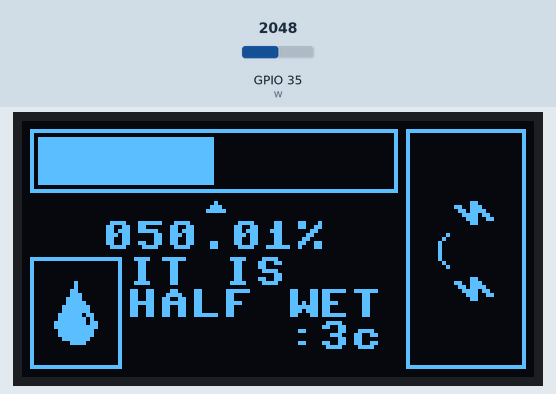
Bench run of a program on a simulated ESP32 board running MicroPython. Parts: 128×64 one-colour display. The test bench sets the inputs (shaded band); at power-on: GPIO 35 (w) = 2048 (analog values on the 0–4095 scale). What the program prints to the serial console is not drawn.

Above: at 1.2 s.
1.3 s: GPIO 35 (w) set to 1228
At 2.3 s:
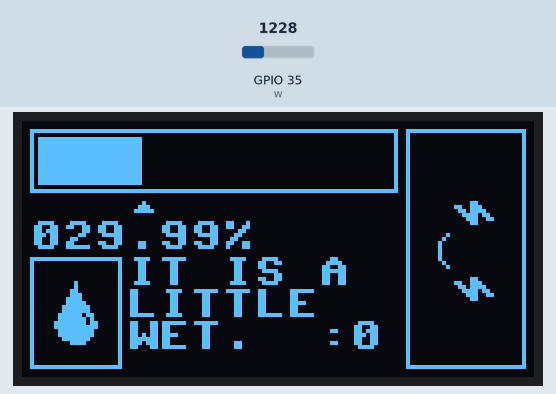
2.8 s: GPIO 35 (w) set to 659
At 4.0 s:
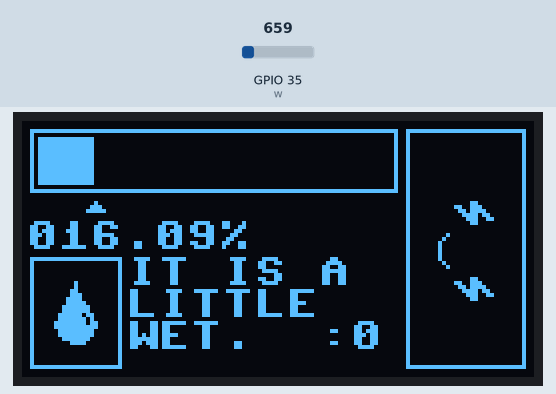
4.3 s: GPIO 35 (w) set to 588
At 5.5 s:
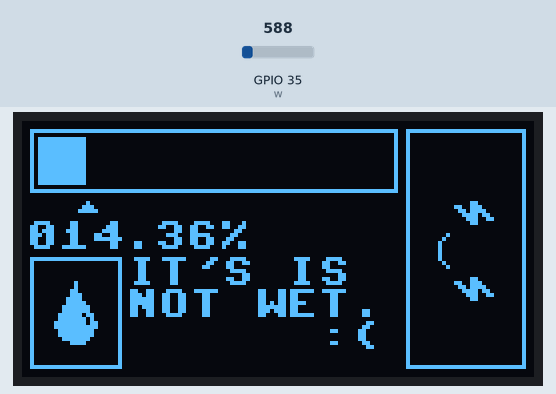
5.8 s: GPIO 35 (w) set to 3225
At 7.0 s:
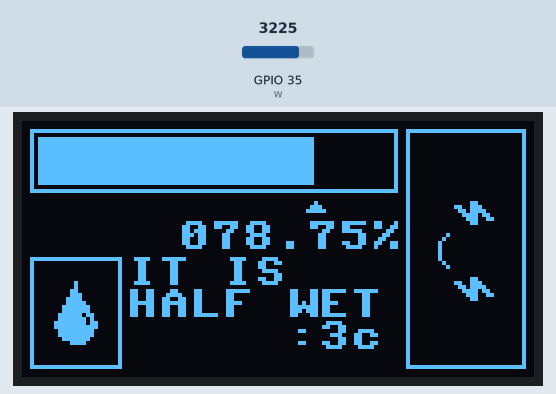
7.3 s: GPIO 35 (w) set to 3335
At 7.6 s:
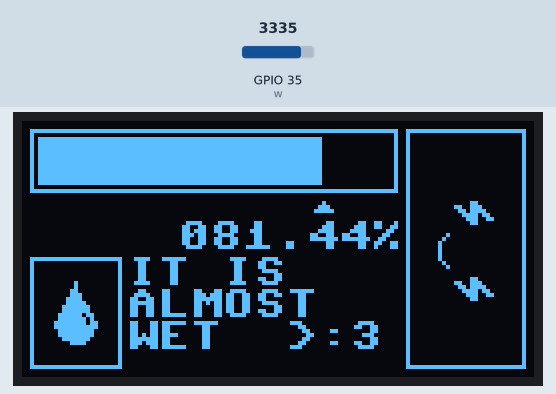
8.8 s: GPIO 35 (w) set to 3713
At 9.4 s:
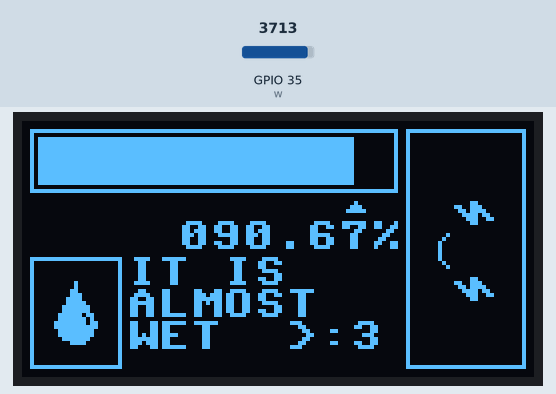
10.3 s: GPIO 35 (w) set to 3841
Timing chart, 0 to 12.8 s (numbered marks = the images above; inputs shaded):
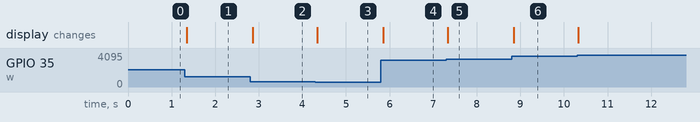

The program:

main.py
```python
from machine import Pin, ADC
from time import sleep
from machine import Pin, SoftI2C
import ssd1306
import framebuf
from time import sleep

# Initialize the I2C and SSD1306 display
i2c = SoftI2C(sda=Pin(21), scl=Pin(22))
display = ssd1306.SSD1306_I2C(128, 64, i2c)
oled_width = 128
oled_height = 64
w = ADC(Pin(35))
w.atten(ADC.ATTN_11DB)

image_water = bytearray([0x04,0x00,0x04,0x00,0x0c,0x00,0x0e,0x00,0x1e,0x00,0x1f,0x00,0x3f,0x80,0x3f,0x80,0x7e,0xc0,0x7f,0x40,0xff,0x60,0xff,0xe0,0x7f,0xc0,0x7f,0xc0,0x3f,0x80,0x0f,0x00])
image_arrow = bytearray([0x20,0x70,0xf8])
image_face = bytearray([0x00,0x00,0x00,0x00,0x00,0xc0,0x0c,0xe0,0x06,0xf0,0x03,0xd8,0x01,0xcc,0x00,0xc0,0x00,0x00,0x00,0x00,0x20,0x00,0x40,0x00,0x80,0x00,0x80,0x00,0x80,0x00,0x80,0x00,0x80,0x00,0x40,0x00,0x20,0x00,0x00,0x00,0x00,0x00,0x00,0xc0,0x0c,0xe0,0x06,0xf0,0x03,0xd8,0x01,0xcc,0x00,0xc0,0x00,0x00,0x00,0x00])

water = framebuf.FrameBuffer(image_water, 11, 16, framebuf.MONO_HLSB)
arrow = framebuf.FrameBuffer(image_arrow, 5, 3, framebuf.MONO_HLSB)
face = framebuf.FrameBuffer(image_face, 14, 29, framebuf.MONO_HLSB)

display.blit(water, 8, 40)
display.blit(face, 104, 18)
display.blit(arrow, 2, 20)
display.text(f'001%', 1, 25, 1)
display.text('IT IS SO', 26, 34, 1)
display.text('FUCKING ', 26, 42, 1)
display.text('WET', 26, 50, 1)
display.rect(2, 2, 92, 16, 1)
display.fill_rect(4, 4, 88, 12, 1)
display.rect(96, 2, 30, 60, 1)
display.rect(2, 34, 23, 28, 1)
display.show()

while True:
    x = w.read()
    x = x/4095*100
    display.fill_rect(26, 34, 63, 24, 0)
    if x >= 92 :
        print(f"{x} SHIT IT IS SO FUCKING WET")
        display.text('IT IS SO', 26, 34, 1)
        display.text('FUCKING ', 26, 42, 1)
        display.text('WET >:3c', 26, 50, 1)
    elif x >= 80 :
        print(f"{x} ITS ALMOST WET")
        display.text('IT IS   ', 26, 34, 1)
        display.text('ALMOST  ', 26, 42, 1)
        display.text('WET  >:3', 26, 50, 1)
    elif x >= 50 :
        print(f"{x} ITS HALF WET")
        display.text('IT IS   ', 26, 34, 1)
        display.text('HALF WET', 26, 42, 1)
        display.text('     :3c', 26, 50, 1)
    elif x >= 15 :
        print(f"{x} ITS LITTLE WET")
        display.text('IT IS A ', 26, 34, 1)
        display.text('LITTLE  ', 26, 42, 1)
        display.text('WET.  :0', 26, 50, 1)
    elif x >= 0 :
        print(f"{x} ITS !WET")
        display.text("IT'S IS ", 26, 34, 1)
        display.text('NOT WET.', 26, 42, 1)
        display.text('      :(', 26, 50, 1)
    display.fill_rect(4, 4, 88, 12, 0)
    display.fill_rect(4, 4, int(88*(x/100)), 12, 1)
    display.fill_rect(1, 20, 94, 12, 0)
    display.blit(arrow, 2 + int(88*(x/100)), 20)
    print(f"{ 2 + int(88*(x/100))}")
    if 2 + int(88*(x/100)) >= 27 :
        if 2 + int(88*(x/100)) >= 65 :
            display.text(f'{x:06.2f}%', 39, 25, 1)
        else :
            display.text(f'{x:06.2f}%', -24 + int(88*(x/100)), 25, 1)
    else :
        display.text(f'{x:06.2f}%', 1, 25, 1)
    display.show()
    sleep(0.01)
```

Measured:
- the behaviour switches between 615 and 614 on GPIO 35 (w) (found by bisection; images 2 and 3)
- the behaviour switches between 3275 and 3276 on GPIO 35 (w) (found by bisection; images 4 and 5)
- after the input at 1.3 s, the display: changes at once (image 1)
- after the input at 2.8 s, the display: changes after 0.06 s (image 2)
- after the input at 4.3 s, the display: changes at once (image 3)
- after the input at 5.8 s, the display: changes after 0.05 s (image 4)
- after the input at 7.3 s, the display: changes at once (image 5)
- after the input at 8.8 s, the display: changes after 0.05 s (image 6)
